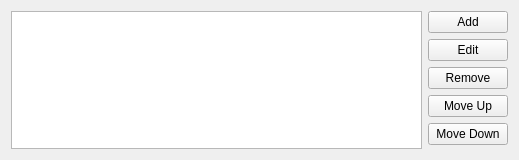
<?xml version="1.0" encoding="UTF-8"?>
<ui version="4.0">
 <class>RegExpBox</class>
 <widget class="QWidget" name="RegExpBox">
  <property name="geometry">
   <rect>
    <x>0</x>
    <y>0</y>
    <width>519</width>
    <height>160</height>
   </rect>
  </property>
  <property name="windowTitle">
   <string>RegExpBox</string>
  </property>
  <layout class="QHBoxLayout" name="horizontalLayout">
   <item>
    <widget class="QTableView" name="tableView">
     <property name="editTriggers">
      <set>QAbstractItemView::NoEditTriggers</set>
     </property>
     <property name="dragDropOverwriteMode">
      <bool>false</bool>
     </property>
     <property name="alternatingRowColors">
      <bool>true</bool>
     </property>
     <property name="selectionMode">
      <enum>QAbstractItemView::SingleSelection</enum>
     </property>
     <property name="selectionBehavior">
      <enum>QAbstractItemView::SelectRows</enum>
     </property>
     <attribute name="horizontalHeaderCascadingSectionResizes">
      <bool>true</bool>
     </attribute>
     <attribute name="horizontalHeaderMinimumSectionSize">
      <number>100</number>
     </attribute>
     <attribute name="horizontalHeaderStretchLastSection">
      <bool>true</bool>
     </attribute>
     <attribute name="verticalHeaderVisible">
      <bool>false</bool>
     </attribute>
     <attribute name="verticalHeaderStretchLastSection">
      <bool>false</bool>
     </attribute>
    </widget>
   </item>
   <item>
    <layout class="QVBoxLayout" name="verticalLayout">
     <item>
      <widget class="QPushButton" name="addButton">
       <property name="text">
        <string>Add</string>
       </property>
      </widget>
     </item>
     <item>
      <widget class="QPushButton" name="editButton">
       <property name="text">
        <string>Edit</string>
       </property>
      </widget>
     </item>
     <item>
      <widget class="QPushButton" name="removeButton">
       <property name="text">
        <string>Remove</string>
       </property>
      </widget>
     </item>
     <item>
      <widget class="QPushButton" name="moveUpButton">
       <property name="text">
        <string>Move Up</string>
       </property>
      </widget>
     </item>
     <item>
      <widget class="QPushButton" name="moveDownButton">
       <property name="text">
        <string>Move Down</string>
       </property>
      </widget>
     </item>
     <item>
      <spacer name="verticalSpacer">
       <property name="orientation">
        <enum>Qt::Vertical</enum>
       </property>
       <property name="sizeHint" stdset="0">
        <size>
         <width>20</width>
         <height>40</height>
        </size>
       </property>
      </spacer>
     </item>
    </layout>
   </item>
  </layout>
 </widget>
 <resources/>
 <connections/>
</ui>
